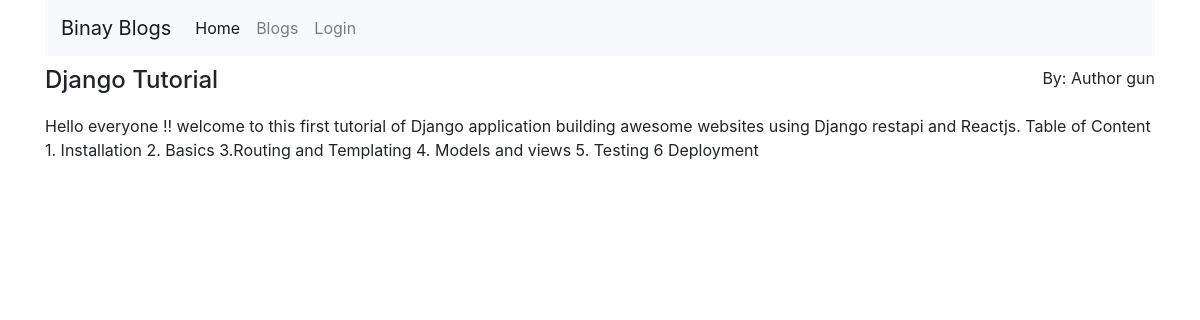
Page /blogs/1/ on the earlier database version.
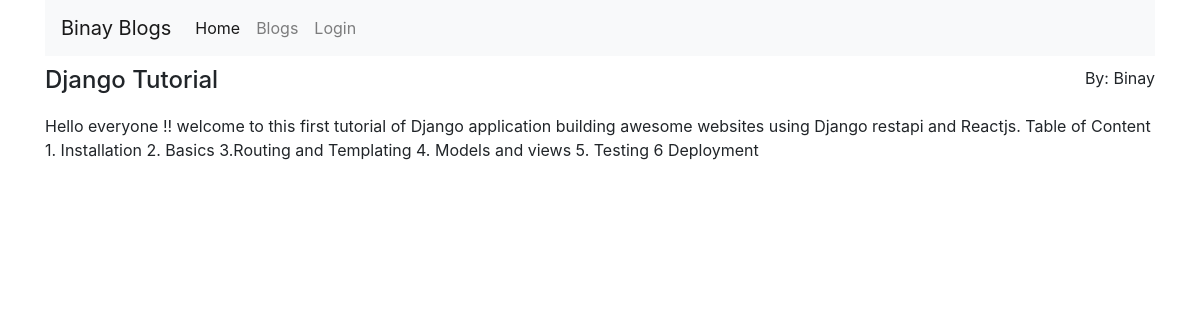
Same page on the later database version.
### blogs/models.py (models this page shows, shortened)
class DateInformation(models.Model):
    created_at = models.DateTimeField(auto_now_add=True)
    updated_at = models.DateTimeField(auto_now=True)

class Blog(DateInformation):
    title= models.CharField(max_length=300)
    body = models.TextField()
    author_id = models.ForeignKey(Author,on_delete=models.CASCADE)

class Author(models.Model):
    user = models.ForeignKey(User,on_delete=models.CASCADE)
    name = models.CharField(max_length=300)
    def __str__(self):
        return self.name

### blogs/views.py (the view)
# urls.py: path('<int:blog_id>/',blog_detail,name="blog_detail"),
def blog_detail(request,blog_id):
    blog = get_object_or_404(Blog.objects.filter(pk=blog_id).select_related('author_id'))
    return render(request,'blogs/blog_detail.html',{'blog':blog})

### blogs/templates/blogs/blog_detail.html
{% extends 'myblogs/main.html' %}
{% block content%}
<div class="row" style="margin-top: 10px;">
    <h4> {{blog.title}} </h4> <hr>
    <p>  By: {{blog.author_id}}</p>
    <br>
    <br>
    <p>{{blog.body}}</p>
</div>
{% endblock content%}

Differences in the rows shown:
changed through a linked row, Blog "Django Tutorial": author_id "Author gun" → "Binay"
